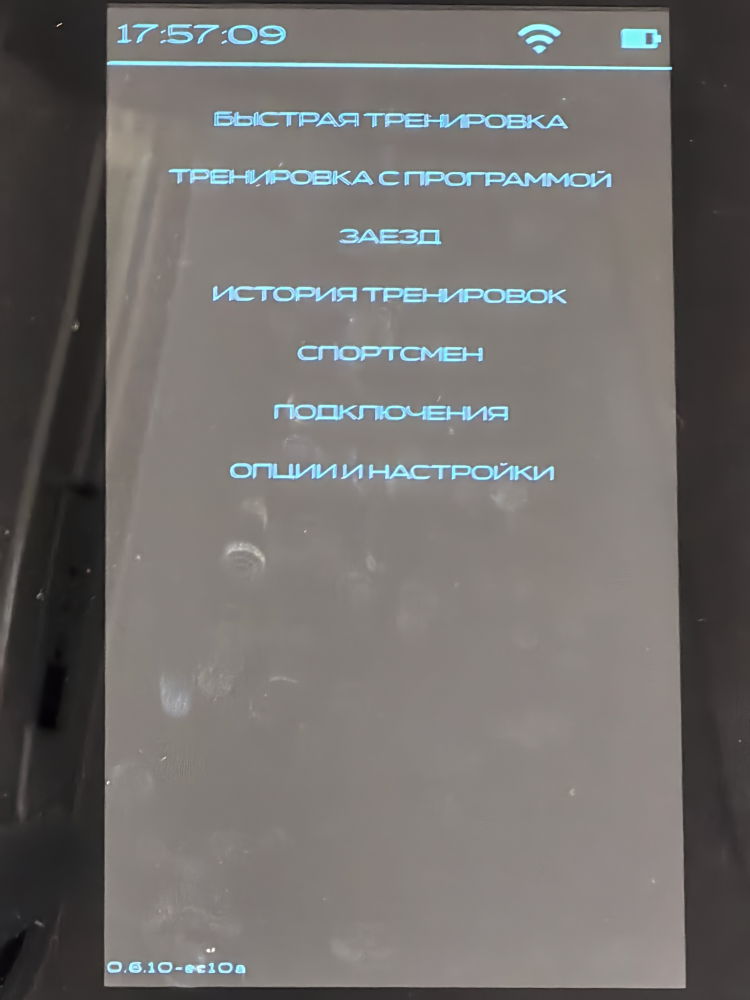
#> input picture media/IMG_20261021_175608.jpg, 3000 x 4000 px (shown at 1/4 size)
$ python extract_screen.py ../media/IMG_20261021_175608.jpg ../media/IMG_20261021_175812.jpg
#> lines starting #> are read from the running program, lines starting #| are printed output that depends on the picture; after the words box and inside, x2 and y2 are one past the last pixel; in counts of white or black regions, pixels touching at a corner belong together
#> further down, img is the input picture: shape (4000, 3000, 3); mean B, G, R 107.9, 110.3, 113
import cv2, numpy as np, sys, os

def find_screen_quad(img):
    g = cv2.cvtColor(img, cv2.COLOR_BGR2GRAY)
    h, w = g.shape
    # screen-ish gray range; bezel is darker, floor is brighter
    mask = cv2.inRange(g, 40, 150)
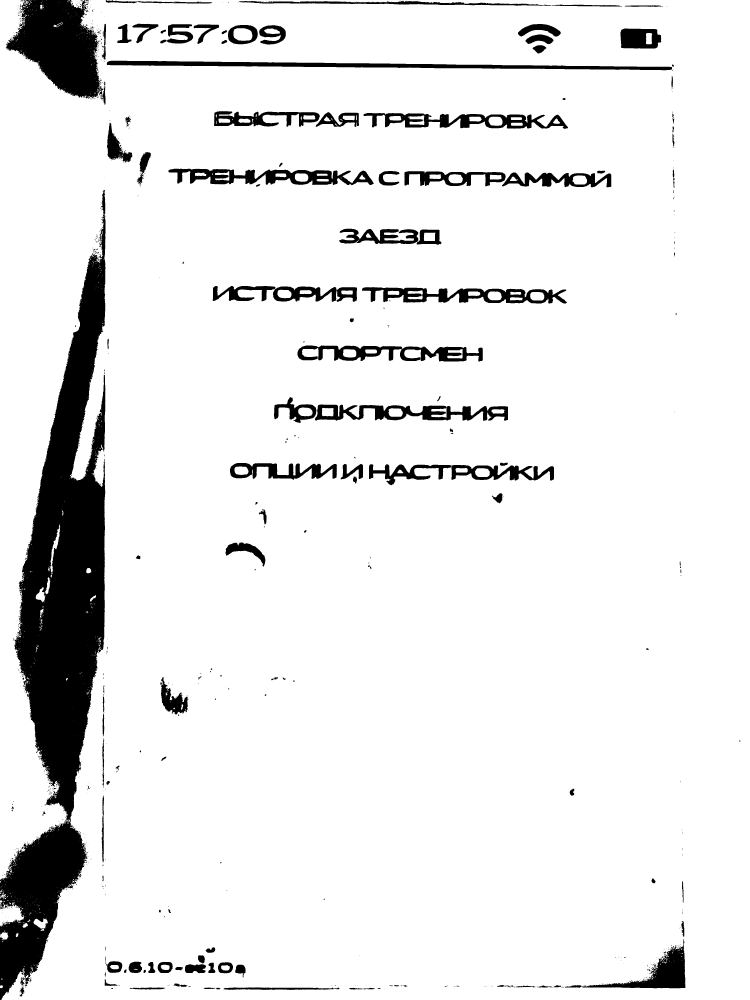
#> mask: shape (4000, 3000) (shown at 1/4 size); 91% white; 1012 black regions (841 under 20 px), largest, box (x1, y1, x2, y2) and area: (0, 760, 423, 4000) 565533, (23, 0, 412, 395) 93916, (427, 243, 2688, 281) 35015
    # also include cyan UI pixels (bright) inside screen
    hsv = cv2.cvtColor(img, cv2.COLOR_BGR2HSV)
#> hsv: shape (4000, 3000, 3); mean H, S, V 22, 22.4, 115.9
    cyan = cv2.inRange(hsv, (80, 60, 60), (110, 255, 255))
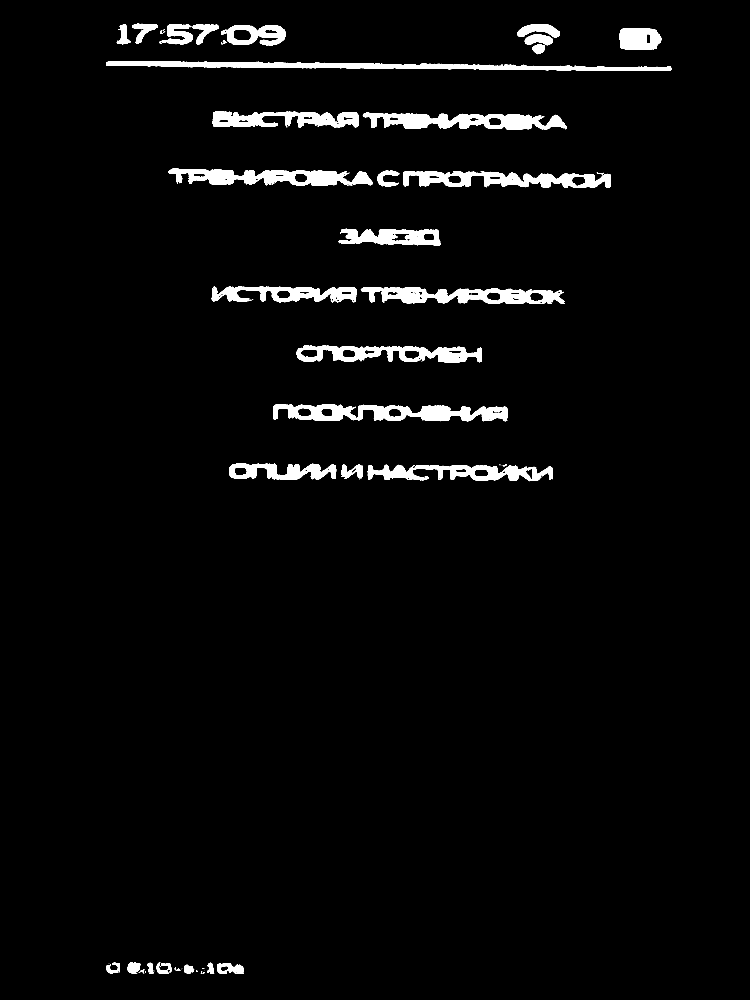
#> cyan: shape (4000, 3000) (shown at 1/4 size); 3.3% white; 149 white regions (100 under 20 px), largest, box (x1, y1, x2, y2) and area: (425, 244, 2688, 284) 38502, (1093, 1616, 2030, 1685) 36302, (1451, 451, 2268, 519) 31809
    mask = cv2.bitwise_or(mask, cyan)
#> mask: shape (4000, 3000); 93.5% white; 1778 black regions (1306 under 20 px), largest, box (x1, y1, x2, y2) and area: (0, 760, 423, 4000) 565533, (23, 0, 412, 395) 93916, (2259, 3775, 2742, 3953) 22395
    k = cv2.getStructuringElement(cv2.MORPH_RECT, (25, 25))
    mask = cv2.morphologyEx(mask, cv2.MORPH_CLOSE, k)
#> mask: shape (4000, 3000); 95% white; 13 black regions, largest, box (x1, y1, x2, y2) and area: (81, 1065, 421, 3246) 399795, (80, 0, 392, 384) 73008, (22, 3302, 333, 3680) 63474
    mask = cv2.morphologyEx(mask, cv2.MORPH_OPEN, k)
#> mask: shape (4000, 3000); 94.9% white; 10 black regions, largest, box (x1, y1, x2, y2) and area: (81, 1065, 421, 3246) 410116, (80, 0, 392, 384) 73739, (22, 3302, 333, 3680) 63593
    n, lab, stats, _ = cv2.connectedComponentsWithStats(mask)
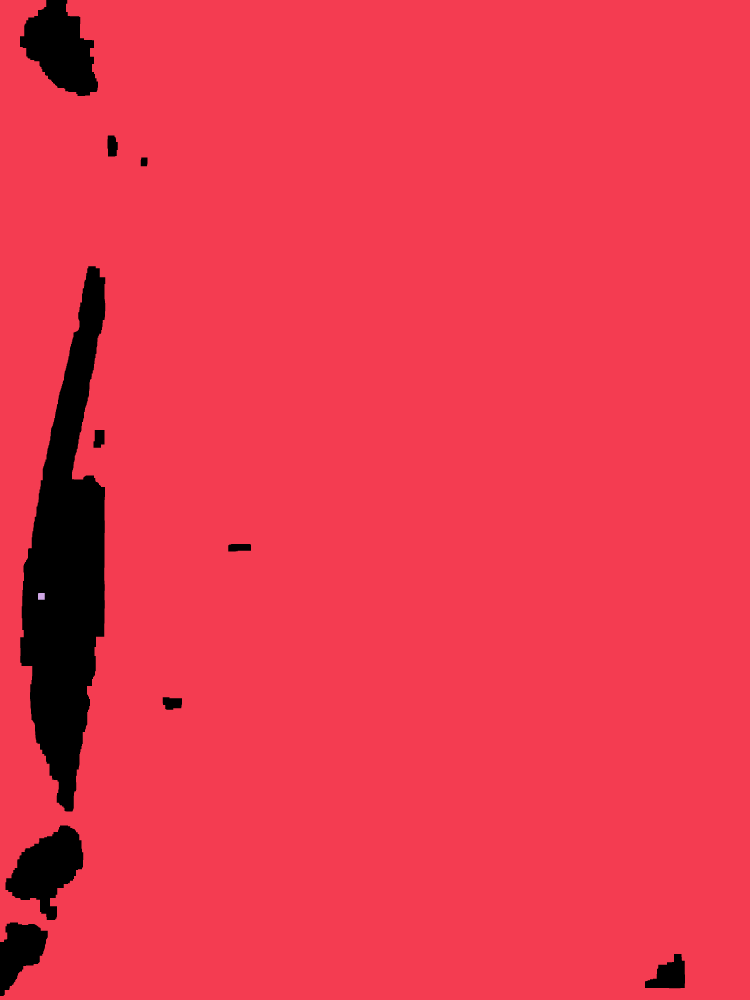
#> lab: shape (4000, 3000) int32 (shown at 1/4 size); 3 distinct labels, from 0 to 2; one colour per label, 0 black
#> n = 3; stats = [[0, 0, 2740, 3984, 607330], [0, 0, 3000, 4000, 11391944], [152, 2372, 27, 27, 726]]
    # choose the largest component whose bbox is reasonably central and tall
    best = None
    for i in range(1, n):
        x, y, bw, bh, area = stats[i]
        if area < 0.05 * h * w: continue
        if best is None or area > stats[best][4]:
            best = i
#> this loop made 2 passes
#> after the loop, best = 1
    if best is None: return None, mask
    comp = (lab == best).astype(np.uint8) * 255
#> comp: shape (4000, 3000); 94.9% white; 10 black regions
    cnts, _ = cv2.findContours(comp, cv2.RETR_EXTERNAL, cv2.CHAIN_APPROX_SIMPLE)
#> cnts = 1 contour; box (x1, y1, x2, y2) and area: (0, 0, 3000, 4000) 11884662
    c = max(cnts, key=cv2.contourArea)
#> c = contour of 352 points, box (x1, y1, x2, y2) (0, 0, 3000, 4000), area 11884662
    peri = cv2.arcLength(c, True)
#> peri = 15743.9
    for eps in (0.01, 0.02, 0.03, 0.05):
        approx = cv2.approxPolyDP(c, eps * peri, True)
        if len(approx) == 4:
            return approx.reshape(4, 2).astype(np.float32), mask
#> this loop made 3 passes
#> approx on pass 3: [[0, 0], [0, 3999], [2999, 3999], [2999, 0]]
#> `quad, mask = find_screen_quad(img)`: quad = [[0, 0], [0, 3999], [2999, 3999], [2999, 0]]
    rect = cv2.minAreaRect(c)
    return cv2.boxPoints(rect).astype(np.float32), mask

def order_pts(pts):
    s = pts.sum(1); d = np.diff(pts, axis=1).ravel()
#> after `s = pts.sum(1)`: s = [0, 3999, 6998, 2999]
#> after `d = np.diff(pts, axis=1).ravel()`: d = [0, 3999, 1000, -2999]
    tl = pts[np.argmin(s)]; br = pts[np.argmax(s)]
#> after `tl = pts[np.argmin(s)]`: tl = [0, 0]
#> after `br = pts[np.argmax(s)]`: br = [2999, 3999]
    tr = pts[np.argmin(d)]; bl = pts[np.argmax(d)]
#> after `tr = pts[np.argmin(d)]`: tr = [2999, 0]
#> after `bl = pts[np.argmax(d)]`: bl = [0, 3999]
    return np.array([tl, tr, br, bl], np.float32)

def warp(img, quad, W=600, H=1024):
    q = order_pts(quad)
    dst = np.array([[0,0],[W-1,0],[W-1,H-1],[0,H-1]], np.float32)
    M = cv2.getPerspectiveTransform(q, dst)
    return cv2.warpPerspective(img, M, (W, H), flags=cv2.INTER_AREA)

if __name__ == "__main__":
    src, out = sys.argv[1], sys.argv[2]
    img = cv2.imread(src)
    quad, mask = find_screen_quad(img)
    if quad is None:
        print("no quad", src); sys.exit(1)
    q = order_pts(quad)
#> q = [[0, 0], [2999, 0], [2999, 3999], [0, 3999]]
    wtop = np.linalg.norm(q[1]-q[0]); hleft = np.linalg.norm(q[3]-q[0])
#> after `wtop = np.linalg.norm(q[1] - q[0])`: wtop = 2999
#> after `hleft = np.linalg.norm(q[3] - q[0])`: hleft = 3999
    print(os.path.basename(src), "quad:", q.astype(int).tolist(), "aspect w/h=%.3f" % (wtop/hleft))
#| IMG_20261021_175608.jpg quad: [[0, 0], [2999, 0], [2999, 3999], [0, 3999]] aspect w/h=0.750
    dbg = img.copy()
    cv2.polylines(dbg, [q.astype(int)], True, (0,0,255), 6)
    cv2.imwrite("dbg/" + os.path.basename(out), cv2.resize(dbg, None, fx=0.3, fy=0.3))
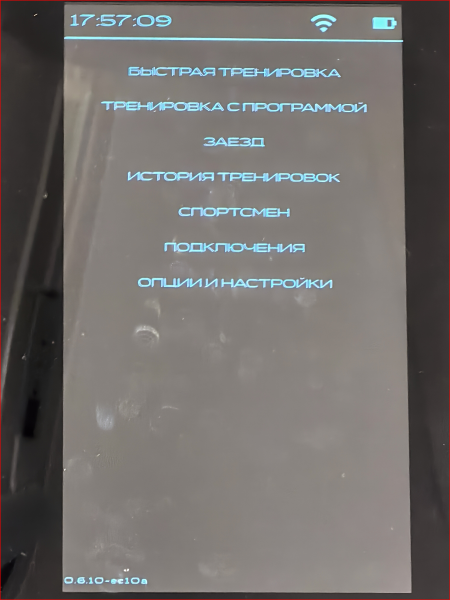
#> saved as IMG_20261021_175812.jpg: shape (1200, 900, 3) (shown at 1/2 size); mean B, G, R 107.7, 110.1, 113.8
    cv2.imwrite(out, warp(img, quad), [cv2.IMWRITE_JPEG_QUALITY, 90])
#> in warp, `q = order_pts(quad)`: q = [[0, 0], [2999, 0], [2999, 3999], [0, 3999]]
#> in warp, `M = cv2.getPerspectiveTransform(q, dst)`: M = [[0.2, 0, 0], [0, 0.256, 0], [0, -4.75e-20, 1]]
#> in warp, `return cv2.warpPerspective(img, M, (W, H), flags=cv2.INTER_AREA)`:
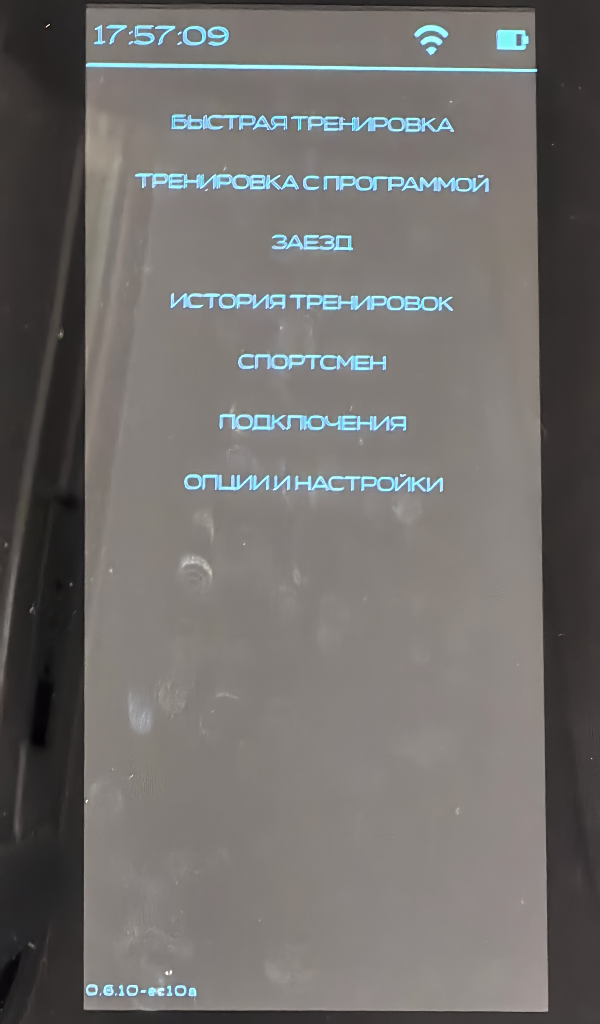
#> returned value: shape (1024, 600, 3); mean of channels 0, 1, 2 107.8, 110.2, 112.9; drawn as B, G, R

$ run again, on media/IMG_20261021_175820.jpg
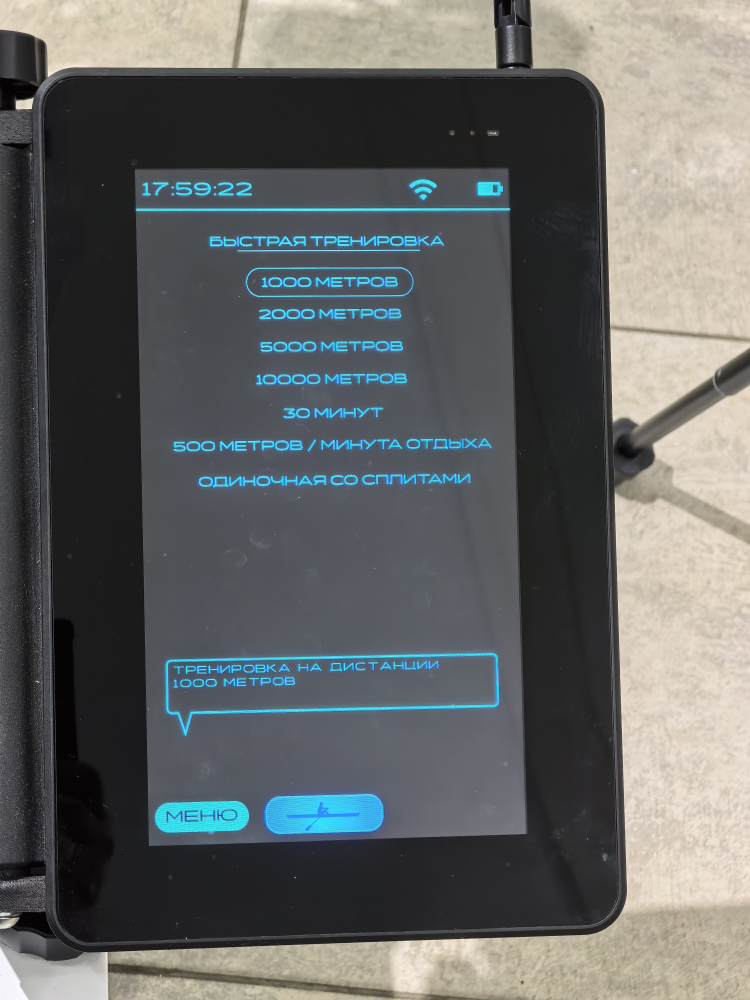
#> input picture media/IMG_20261021_175820.jpg, 3000 x 4000 px (shown at 1/4 size)
#> img is the input picture: shape (4000, 3000, 3); mean B, G, R 100.1, 100.9, 98.5
#> hsv: shape (4000, 3000, 3); mean H, S, V 69.1, 29.8, 107.7
#> cyan: shape (4000, 3000); 4.9% white; 733 white regions (703 under 20 px), largest, box (x1, y1, x2, y2) and area: (655, 2604, 2001, 2949) 133369, (1049, 3167, 1540, 3352) 75065, (611, 3194, 1004, 3344) 48975
#> in find_screen_quad, `n, lab, stats, _ = cv2.connectedComponentsWithStats(mask)`:
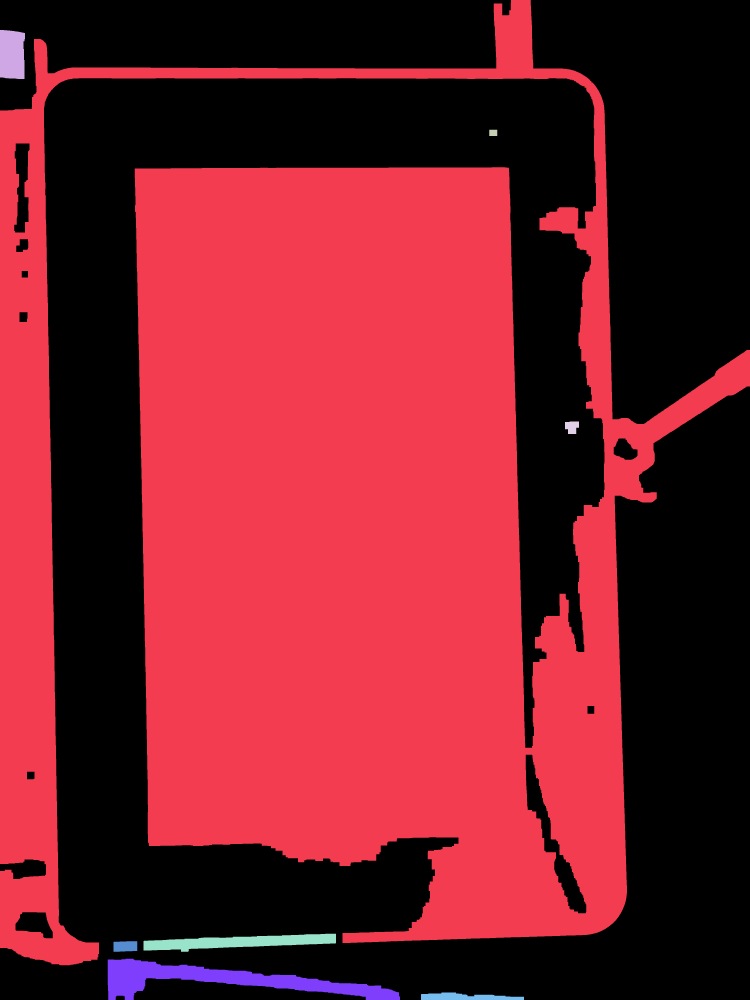
#> lab: shape (4000, 3000) int32 (shown at 1/4 size); 9 distinct labels, from 0 to 8; one colour per label, 0 black
#> n = 9; stats = [[0, 0, 3000, 4000, 6056237], [0, 0, 3000, 3861, 5803776], [0, 120, 100, 196, 18405], [1957, 519, 32, 25, 800], [2260, 1686, 56, 50, 2260], [574, 3735, 770, 72, 31389], [454, 3765, 95, 42, 3775], [431, 3835, 1169, 165, 74630], [1684, 3970, 412, 30, 8728]]
#> the loop in find_screen_quad, `for i in range(1, n):` made 8 passes
#> after the loop in find_screen_quad, `for i in range(1, n):`: best = 1
#> comp: shape (4000, 3000); 48.4% white; 1 white region
#> cnts = 1 contour; box (x1, y1, x2, y2) and area: (0, 0, 3000, 3861) 5856672
#> c = contour of 2989 points, box (x1, y1, x2, y2) (0, 0, 3000, 3861), area 5856672
#> peri = 33091.6
#> rect = ((1499.5, 1930), (3860, 2999), -90)
#> quad = [[2999, 3860], [-1.18e-13, 3860], [0, 0], [2999, 0]]
#> s = [6859, 3860, 0, 2999]
#> d = [861, 3860, 0, -2999]
#> tl = [0, 0]
#> br = [2999, 3860]
#> tr = [2999, 0]
#> bl = [-1.18e-13, 3860]
#> `q = order_pts(quad)`: q = [[0, 0], [2999, 0], [2999, 3860], [-1.18e-13, 3860]]
#> wtop = 2999
#> hleft = 3860
#| IMG_20261021_175820.jpg quad: [[0, 0], [2999, 0], [2999, 3860], [0, 3860]] aspect w/h=0.777
#> M = [[0.2, 6.12e-18, 0], [0, 0.265, 0], [0, -3.9e-20, 1]]
#> in warp, `return cv2.warpPerspective(img, M, (W, H), flags=cv2.INTER_AREA)`:
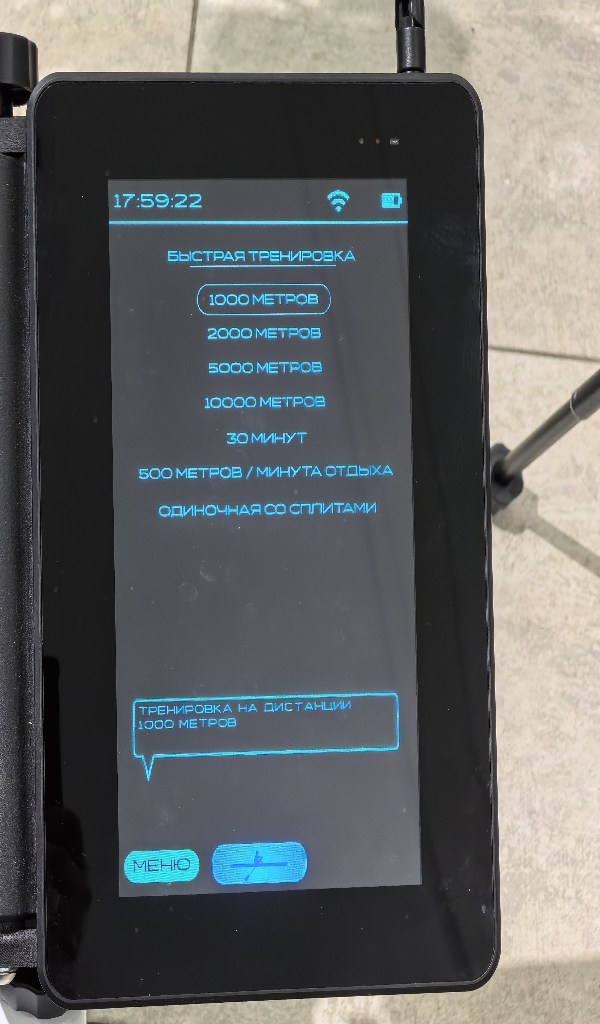
#> returned value: shape (1024, 600, 3); mean of channels 0, 1, 2 98.4, 98.5, 95.8; drawn as B, G, R
